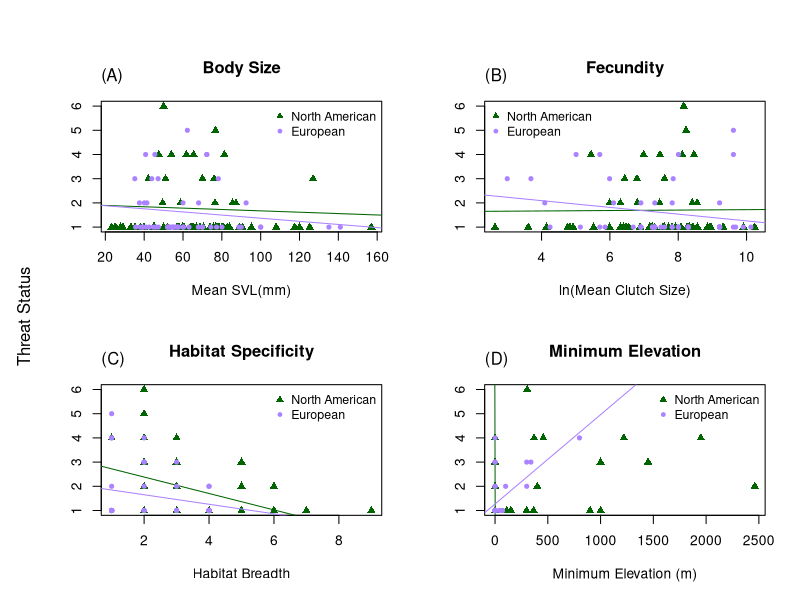
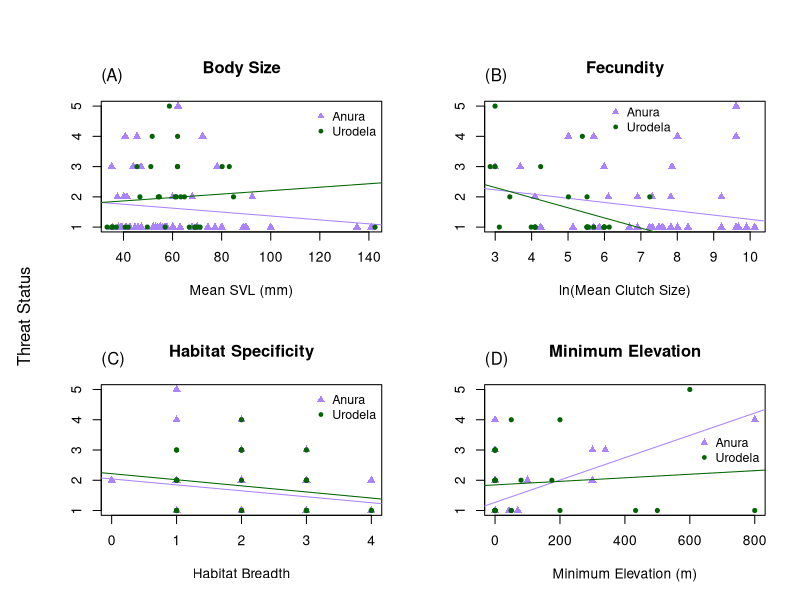

Source code (R) for these figures, in order: (Note: this script raises an error after producing the figures.)
# ENEC 395 Undergraduate Research 
# Alicia Wood
# 3/20/17
# Correlates of Extinction Risk in European and North American Amphibians



### Setting my working directory to the folder where all of my data and code are stored

setwd('~/Desktop/Extinction-Risk')

library(dplyr)
library(tidyr)



### Reading in raw data files

NAfrogs = read.table("NorthAmericanFrogs.txt", header=T, sep = '\t', quote = "\"")
NApaired = read.table("NorthAmericanFrogsPaired.txt", header=T, sep='\t', quote = "\"")
EuroAmphib = read.table("EuropeanAmphibians.txt", header=T, sep = '\t', quote = "\"", 
                        na.strings = "DD")
Taxonomy = read.table("Taxonomy.txt", header=T, sep = '\t', quote = "\"")



### Simplifying and preparing data for analysis

#Creating Habitat Breadth columns in both datasets
EuroAmphib$Forest <- apply(EuroAmphib[,c(123:131)], 1, sum)
EuroAmphib$Forest[EuroAmphib$Forest > 0] <- 1
EuroAmphib$Savanna <- apply(EuroAmphib[,c(132:133)], 1, sum)
EuroAmphib$Savanna[EuroAmphib$Savanna > 0] <- 1
EuroAmphib$Shrubland <- apply(EuroAmphib[,c(134:141)], 1, sum)
EuroAmphib$Shrubland[EuroAmphib$Shrubland > 0] <- 1
EuroAmphib$Grassland <- apply(EuroAmphib[,c(142:148)], 1, sum)
EuroAmphib$Grassland[EuroAmphib$Grassland > 0] <- 1
EuroAmphib$Wetlands <- apply(EuroAmphib[,c(149:164)], 1, sum)
EuroAmphib$Wetlands[EuroAmphib$Wetlands > 0] <- 1
EuroAmphib$RockyAreas[EuroAmphib$Habitat_RockyAreas_inland_cliffs_moutain_peaks == 1] <- 1
EuroAmphib$RockyAreas[EuroAmphib$Habitat_RockyAreas_inland_cliffs_moutain_peaks == 0] <- 0
EuroAmphib$Caves <- apply(EuroAmphib[,c(166:167)], 1, sum)
EuroAmphib$Caves[EuroAmphib$Caves > 0] <- 1
EuroAmphib$Deserts <- apply(EuroAmphib[,c(168:170)], 1, sum)
EuroAmphib$Deserts[EuroAmphib$Deserts > 0] <- 1
EuroAmphib$ArtificialTerrestrial <- apply(EuroAmphib[,c(171:176)], 1, sum)
EuroAmphib$ArtificialTerrestrial[EuroAmphib$ArtificialTerrestrial > 0] <- 1
EuroAmphib$Other[EuroAmphib$Habitat_Other_dunes == 1] <- 1
EuroAmphib$Other[EuroAmphib$Habitat_Other_dunes == 0] <- 0
EuroAmphib$HabitatBreadth <- apply(EuroAmphib[,c(255:264)], 1, sum)
NAfrogs$HabitatBreadth <- apply(NAfrogs[,c(22:33)], 1, sum)

#Condensing mean max and min Clutch Size into 1 mean Clutch Size column for NA dataset
NAfrogs$ClutchSize <- ifelse(is.na(NAfrogs$MeanClutchSize), ifelse(is.na(NAfrogs$MaxClutchSize), 
                      ifelse(is.na(NAfrogs$MinClutchSize), NA, NAfrogs$MinClutchSize),
                      ifelse(is.na(NAfrogs$MinClutchSize), NAfrogs$MaxClutchSize, 
                      rowMeans(NAfrogs[,c("MinClutchSize", "MaxClutchSize")]))), 
                      NAfrogs$MeanClutchSize)

#Simplifying NAfrogs SVL data into 1 Mean SVL column
NAfrogs$SVLunspecified <- ifelse(is.na(NAfrogs$MeanSVL_Unspecified_mm), 
                                 ifelse(is.na(NAfrogs$MaxSVL_Unspecified_mm),
                                        ifelse(is.na(NAfrogs$MinSVL_Unspecified_mm), NA, 
                                               NAfrogs$MinSVL_Unspecified_mm), 
                                        ifelse(is.na(NAfrogs$MinSVL_Unspecified_mm), 
                                               NAfrogs$MaxSVL_Unspecified_mm, 
                                               rowMeans(NAfrogs[,c("MinSVL_Unspecified_mm", 
                                                                   "MaxSVL_Unspecified_mm")]))), 
                                 NAfrogs$MeanSVL_Unspecified_mm)
NAfrogs$SVLfemale <- ifelse(is.na(NAfrogs$MeanSVL_Female_mm), 
                            ifelse(is.na(NAfrogs$MaxSVL_Female_mm), 
                                   ifelse(is.na(NAfrogs$MinSVL_Female_mm), NA, 
                                          NAfrogs$MinSVL_Female_mm), 
                                   ifelse(is.na(NAfrogs$MinSVL_Female_mm), 
                                          NAfrogs$MaxSVL_Female_mm, 
                                          rowMeans(NAfrogs[,c("MinSVL_Female_mm", 
                                                              "MaxSVL_Female_mm")]))), 
                            NAfrogs$MeanSVL_Female_mm)
NAfrogs$SVLmale <- ifelse(is.na(NAfrogs$MeanSVL_Male_mm), 
                          ifelse(is.na(NAfrogs$MaxSVL_Male_mm), 
                                 ifelse(is.na(NAfrogs$MinSVL_Male_mm), NA, 
                                        NAfrogs$MinSVL_Male_mm), 
                                 ifelse(is.na(NAfrogs$MinSVL_Male_mm), NAfrogs$MaxSVL_Male_mm, 
                                        rowMeans(NAfrogs[,c("MinSVL_Male_mm", 
                                                            "MaxSVL_Male_mm")]))), 
                          NAfrogs$MeanSVL_Male_mm)
NAfrogs$SVLMFmean <- rowMeans(NAfrogs[,c("SVLfemale", "SVLmale")])
NAfrogs$SVL <- ifelse(!is.na(NAfrogs$SVLunspecified) & !is.na(NAfrogs$SVLfemale) & 
                        !is.na(NAfrogs$SVLmale), rowMeans(NAfrogs[,c("SVLunspecified", 
                                                                     "SVLMFmean")]), 
                      ifelse(is.na(NAfrogs$SVLunspecified), 
                             ifelse(is.na(NAfrogs$SVLfemale), 
                                    ifelse(is.na(NAfrogs$SVLmale), NA, NAfrogs$SVLmale), 
                                    ifelse(is.na(NAfrogs$SVLmale), NAfrogs$SVLfemale, 
                                           NAfrogs$SVLMFmean)), NAfrogs$SVLunspecified))



### Organizing Threat Data

# Creating Continuous Threat Status Values in European Dataset
EuroAmphib$threat[EuroAmphib$IUCN_Status_LeastConcern == 1] <- 1
EuroAmphib$threat[EuroAmphib$IUCN_Status_NearThreatened == 1] <- 2
EuroAmphib$threat[EuroAmphib$IUCN_Status_Vulnerable == 1] <- 3
EuroAmphib$threat[EuroAmphib$IUCN_Status_Endangered == 1] <- 4
EuroAmphib$threat[EuroAmphib$IUCN_Status_CriticallyEndangered == 1] <- 5
# Creating Threat status ordinal values
threat = data.frame(IUCN_Threat_Status = c('LC', 'NT', 'VU', 'EN', 'CR', 'EW'),
                    threat = 1:6)



### Joining in taxonomy and threat datasets

NAfrogs <- merge(NAfrogs, Taxonomy, by = "SpeciesName") %>% left_join(threat)
EuroAmphib <- merge(EuroAmphib, Taxonomy, by = "SpeciesName")



### Dividing European dataset into Anura and Urodela order datasets

Efrogs <- EuroAmphib[EuroAmphib$Order == 'Anura',]
Esalamanders <- EuroAmphib[EuroAmphib$Order == 'Urodela',]



##### Plots and Linear Models

## North American and European Anura Comparison
pdf('plots/NA_Eur_anura.pdf', height = 8, width = 10)
par(mfrow=c(2,2), oma = c(0,2,2,0))
# SVL
plot(NAfrogs$SVL, NAfrogs$threat, xlab = "Mean SVL(mm)", ylab = "", 
     main = "Body Size", col = "darkgreen", pch = 17)
lm_svl_na = lm(NAfrogs$threat ~ NAfrogs$SVL)
abline(lm_svl_na, col = "darkgreen")
summary(lm_svl_na)
points(Efrogs$SVL_Unspecified_mm, Efrogs$threat, 
       col = "mediumpurple1", pch = 20)
lm_svl_e = lm(Efrogs$threat ~ Efrogs$SVL_Unspecified_mm)
abline(lm_svl_e, col = "mediumpurple1")
summary(lm_svl_e)
legend("topright", c("North American", "European"), pch = c(17,20), 
       col = c("darkgreen", "mediumpurple1"), cex = 0.9, bty = "n")
mtext("(A)", 3, adj = 0, line = 1)
# Clutch Size
plot(log(NAfrogs$ClutchSize), NAfrogs$threat, xlab = "ln(Mean Clutch Size)", ylab = "", 
     main = "Fecundity", col = "darkgreen", pch = 17)
lm_cs_na = lm(NAfrogs$threat ~ log(NAfrogs$ClutchSize))
abline(lm_cs_na, col = "darkgreen")
summary(lm_cs_na)
points(log(Efrogs$Number_of_eggs_or_offspring), Efrogs$threat, 
       col = "mediumpurple1", pch = 20)
lm_cs_e = lm(Efrogs$threat ~ log(Efrogs$Number_of_eggs_or_offspring))
abline(lm_cs_e, col = "mediumpurple1")
summary(lm_cs_e)
legend("topleft", c("North American", "European"), pch = c(17,20), 
       col = c("darkgreen", "mediumpurple1"), cex = 0.9, bty = "n")
mtext("(B)", 3, adj = 0, line = 1)
# Habitat Breadth
plot(NAfrogs$HabitatBreadth, NAfrogs$threat, xlab = "Habitat Breadth", ylab = "", 
     main = "Habitat Specificity", col = "darkgreen", pch = 17)
lm_hb_na = lm(NAfrogs$threat ~ NAfrogs$HabitatBreadth)
abline(lm_hb_na, col = "darkgreen")
summary(lm_hb_na)
points(Efrogs$HabitatBreadth, Efrogs$threat, 
       col = "mediumpurple1", pch = 20)
lm_hb_e = lm(Efrogs$threat ~ Efrogs$HabitatBreadth)
abline(lm_hb_e, col = "mediumpurple1")
summary(lm_hb_e)
legend("topright", c("North American", "European"), pch = c(17,20), 
       col = c("darkgreen", "mediumpurple1"), cex = 0.9, bty = "n")
mtext("(C)", 3, adj = 0, line = 1)
# Minimum Elevation
plot(NAfrogs$MinElevation_m, NAfrogs$threat, xlab = "Minimum Elevation (m)", 
     ylab = "", main = "Minimum Elevation", 
     col = "darkgreen", pch = 17)
lm_me_na = lm(NAfrogs$threat ~ NAfrogs$MinElevation_m)
abline(lm_me_na, col = "darkgreen")
summary(lm_me_na)
points(Efrogs$Altitude_min, Efrogs$threat, col = "mediumpurple1", pch = 20)
lm_me_e = lm(Efrogs$threat ~ Efrogs$Altitude_min)
abline(lm_me_e, col = "mediumpurple1")
summary(lm_me_e)
legend("topright", c("North American", "European"), pch = c(17,20), 
       col = c("darkgreen", "mediumpurple1"), cex = 0.9, bty = "n")
mtext("(D)", 3, adj = 0, line = 1)
mtext("Threat Status", side = 2, outer = TRUE)
dev.off()

# Multi-Variable Linear Model North American Frogs
Multi_lm_na = lm(NAfrogs$threat ~ NAfrogs$SVL + NAfrogs$ClutchSize + 
                   NAfrogs$HabitatBreadth + NAfrogs$MinElevation_m)
summary(Multi_lm_na)
# Multi-Variable Linear Model European Frogs
Multi_lm_e = lm(Efrogs$threat ~ Efrogs$SVL_Unspecified_mm + 
                  Efrogs$Number_of_eggs_or_offspring + 
                  Efrogs$HabitatBreadth + Efrogs$Altitude_min)
summary(Multi_lm_e)


## European Anura and Urodela Comparison
pdf('plots/EurF_EurS.pdf', height = 8, width = 10)
par(mfrow=c(2,2), oma = c(0,2,2,0))
# SVL
plot(Efrogs$SVL_Unspecified_mm, Efrogs$threat, xlab = "Mean SVL (mm)", ylab = "", 
     col = "mediumpurple1", main = "Body Size", pch = 17)
lm_svl_f = lm(Efrogs$threat ~ Efrogs$SVL_Unspecified_mm)
abline(lm_svl_f, col = "mediumpurple1")
summary(lm_svl_f)
points(Esalamanders$SVL_Unspecified_mm, Esalamanders$threat, 
       col = "darkgreen", pch = 20)
lm_svl_s = lm(Esalamanders$threat ~ Esalamanders$SVL_Unspecified_mm)
abline(lm_svl_s, col = "darkgreen")
summary(lm_svl_s)
legend("topright", c("Anura", "Urodela"), pch = c(17,20), 
       col = c("mediumpurple1", "darkgreen"), cex = 0.9, bty = "n")
mtext("(A)", 3, adj = 0, line = 1)
# Clutch Size
plot(log(Efrogs$Number_of_eggs_or_offspring), Efrogs$threat, xlab = "ln(Mean Clutch Size)", 
     ylab = "", col = "mediumpurple1", main = "Fecundity", pch = 17)
lm_cs_f = lm(Efrogs$threat ~ log(Efrogs$Number_of_eggs_or_offspring))
abline(lm_cs_f, col = "mediumpurple1")
summary(lm_cs_f)
points(log(Esalamanders$Number_of_eggs_or_offspring), Esalamanders$threat, 
       col = "darkgreen", pch = 20)
lm_cs_s = lm(Esalamanders$threat ~ log(Esalamanders$Number_of_eggs_or_offspring))
abline(lm_cs_s, col = "darkgreen")
summary(lm_cs_s)
legend(6,5.3, c("Anura", "Urodela"), pch = c(17,20), 
       col = c("mediumpurple1", "darkgreen"), cex = 0.9, bty = "n")
mtext("(B)", 3, adj = 0, line = 1)
# Habitat Breadth
plot(Efrogs$HabitatBreadth, Efrogs$threat, xlab = "Habitat Breadth", 
     ylab = "", col = "mediumpurple1", main = "Habitat Specificity", pch = 17)
lm_hb_f = lm(Efrogs$threat ~ Efrogs$HabitatBreadth)
abline(lm_hb_f, col = "mediumpurple1")
summary(lm_hb_f)
points(Esalamanders$HabitatBreadth, Esalamanders$threat, 
       col = "darkgreen", pch = 20)
lm_hb_s = lm(Esalamanders$threat ~ Esalamanders$HabitatBreadth)
abline(lm_hb_s, col = "darkgreen")
summary(lm_hb_s)
legend("topright", c("Anura", "Urodela"), pch = c(17,20), 
       col = c("mediumpurple1", "darkgreen"), cex = 0.9, bty = "n")
mtext("(C)", 3, adj = 0, line = 1)
# Minimum Elevation
plot(Efrogs$Altitude_min, Efrogs$threat, xlab = "Minimum Elevation (m)", 
     ylab = "", col = "mediumpurple1", 
     main = "Minimum Elevation", pch = 17)
lm_me_f = lm(Efrogs$threat ~ Efrogs$Altitude_min)
abline(lm_me_f, col = "mediumpurple1")
summary(lm_me_f)
points(Esalamanders$Altitude_min, Esalamanders$threat, 
       col = "darkgreen", pch = 20)
lm_me_s = lm(Esalamanders$threat ~ Esalamanders$Altitude_min)
abline(lm_me_s, col = "darkgreen")
summary(lm_me_s)
legend("right", c("Anura", "Urodela"), pch = c(17,20), 
       col = c("mediumpurple1", "darkgreen"), cex = 0.9, bty = "n")
mtext("(D)", 3, adj = 0, line = 1)
mtext("Threat Status", outer = TRUE, side = 2)
dev.off()

# Multi-Variable Linear Model European Frogs
Multi_lm_e = lm(Efrogs$threat ~ Efrogs$SVL_Unspecified_mm + 
                  Efrogs$Number_of_eggs_or_offspring + 
                  Efrogs$HabitatBreadth + Efrogs$Altitude_min)
summary(Multi_lm_e)
# Multi-Variable Linear Model European Salamanders
Multi_lm_s = lm(Esalamanders$threat ~ Esalamanders$SVL_Unspecified_mm + 
                  Esalamanders$Number_of_eggs_or_offspring + 
                  Esalamanders$HabitatBreadth + 
                  Esalamanders$Altitude_min)
summary(Multi_lm_s)



#### Paired Analysis

#preparing the paired dataset
NApaired$HabitatBreadth1 <- apply(NApaired[,c(24:35)], 1, sum)
NApaired$HabitatBreadth2 <- apply(NApaired[,c(63:74)], 1, sum)

NApaired$ClutchSize1 <- ifelse(is.na(NApaired$MeanClutchSize1), 
                               ifelse(is.na(NApaired$MaxClutchSize1), 
                                      ifelse(is.na(NApaired$MinClutchSize1), NA, 
                                             NApaired$MinClutchSize1), 
                                      ifelse(is.na(NApaired$MinClutchSize1), 
                                             NApaired$MaxClutchSize1, 
                                             rowMeans(NApaired[,c("MinClutchSize1", 
                                                                  "MaxClutchSize1")]))), 
                               NApaired$MeanClutchSize1)
NApaired$ClutchSize2 <- ifelse(is.na(NApaired$MeanClutchSize2), 
                               ifelse(is.na(NApaired$MaxClutchSize2), 
                                      ifelse(is.na(NApaired$MinClutchSize2), NA, 
                                             NApaired$MinClutchSize2), 
                                      ifelse(is.na(NApaired$MinClutchSize2), 
                                             NApaired$MaxClutchSize2, 
                                             rowMeans(NApaired[,c("MinClutchSize2", 
                                                                  "MaxClutchSize2")]))), 
                               NApaired$MeanClutchSize2)

NApaired$SVLunspecified1 <- ifelse(is.na(NApaired$MeanSVL_Unspecified_mm1), 
                                   ifelse(is.na(NApaired$MaxSVL_Unspecified_mm1), 
                                          ifelse(is.na(NApaired$MinSVL_Unspecified_mm1), NA, 
                                                 NApaired$MinSVL_Unspecified_mm1), 
                                          ifelse(is.na(NApaired$MinSVL_Unspecified_mm1), 
                                                 NApaired$MaxSVL_Unspecified_mm1, 
                                                 rowMeans(NApaired[,c("MinSVL_Unspecified_mm1", 
                                                                      "MaxSVL_Unspecified_mm1")]))), 
                                   NApaired$MeanSVL_Unspecified_mm1)
NApaired$SVLfemale1 <- ifelse(is.na(NApaired$MeanSVL_Female_mm1), 
                              ifelse(is.na(NApaired$MaxSVL_Female_mm1), 
                                     ifelse(is.na(NApaired$MinSVL_Female_mm1), NA, 
                                            NApaired$MinSVL_Female_mm1), 
                                     ifelse(is.na(NApaired$MinSVL_Female_mm1), 
                                            NApaired$MaxSVL_Female_mm1, 
                                            rowMeans(NApaired[,c("MinSVL_Female_mm1", 
                                                                 "MaxSVL_Female_mm1")]))), 
                              NApaired$MeanSVL_Female_mm1)
NApaired$SVLmale1 <- ifelse(is.na(NApaired$MeanSVL_Male_mm1), 
                            ifelse(is.na(NApaired$MaxSVL_Male_mm1), 
                                   ifelse(is.na(NApaired$MinSVL_Male_mm1), NA, 
                                          NApaired$MinSVL_Male_mm1), 
                                   ifelse(is.na(NApaired$MinSVL_Male_mm1), 
                                          NApaired$MaxSVL_Male_mm1, 
                                          rowMeans(NApaired[,c("MinSVL_Male_mm1", 
                                                               "MaxSVL_Male_mm1")]))), 
                            NApaired$MeanSVL_Male_mm1)
NApaired$SVLMFmean1 <- rowMeans(NApaired[,c("SVLfemale1", "SVLmale1")])
NApaired$SVL1 <- ifelse(!is.na(NApaired$SVLunspecified1) & !is.na(NApaired$SVLfemale1) & 
                          !is.na(NApaired$SVLmale1),
                        rowMeans(NApaired[,c("SVLunspecified1", "SVLMFmean1")]), 
                        ifelse(is.na(NApaired$SVLunspecified1), 
                               ifelse(is.na(NApaired$SVLfemale1), 
                                      ifelse(is.na(NApaired$SVLmale1), NA, 
                                             NApaired$SVLmale1), 
                                      ifelse(is.na(NApaired$SVLmale1), 
                                             NApaired$SVLfemale1, NApaired$SVLMFmean1)), 
                               NApaired$SVLunspecified1))
NApaired$SVLunspecified2 <- ifelse(is.na(NApaired$MeanSVL_Unspecified_mm2), 
                                   ifelse(is.na(NApaired$MaxSVL_Unspecified_mm2), 
                                          ifelse(is.na(NApaired$MinSVL_Unspecified_mm2), NA, 
                                                 NApaired$MinSVL_Unspecified_mm2), 
                                          ifelse(is.na(NApaired$MinSVL_Unspecified_mm2), 
                                                 NApaired$MaxSVL_Unspecified_mm2, 
                                                 rowMeans(NApaired[,c("MinSVL_Unspecified_mm2", 
                                                                      "MaxSVL_Unspecified_mm2")]))), 
                                   NApaired$MeanSVL_Unspecified_mm2)
NApaired$SVLfemale2 <- ifelse(is.na(NApaired$MeanSVL_Female_mm2), 
                              ifelse(is.na(NApaired$MaxSVL_Female_mm2), 
                                     ifelse(is.na(NApaired$MinSVL_Female_mm2), NA, 
                                            NApaired$MinSVL_Female_mm2), 
                                     ifelse(is.na(NApaired$MinSVL_Female_mm2), 
                                            NApaired$MaxSVL_Female_mm2, 
                                            rowMeans(NApaired[,c("MinSVL_Female_mm2", 
                                                                 "MaxSVL_Female_mm2")]))), 
                              NApaired$MeanSVL_Female_mm2)
NApaired$SVLmale2 <- ifelse(is.na(NApaired$MeanSVL_Male_mm2), 
                            ifelse(is.na(NApaired$MaxSVL_Male_mm2), 
                                   ifelse(is.na(NApaired$MinSVL_Male_mm2), NA, 
                                          NApaired$MinSVL_Male_mm2), 
                                   ifelse(is.na(NApaired$MinSVL_Male_mm2), 
                                          NApaired$MaxSVL_Male_mm2, 
                                          rowMeans(NApaired[,c("MinSVL_Male_mm2", 
                                                               "MaxSVL_Male_mm2")]))), 
                            NApaired$MeanSVL_Male_mm2)
NApaired$SVLMFmean2 <- rowMeans(NApaired[,c("SVLfemale2", "SVLmale2")])
NApaired$SVL2 <- ifelse(!is.na(NApaired$SVLunspecified2) & !is.na(NApaired$SVLfemale2) & 
                          !is.na(NApaired$SVLmale2), 
                        rowMeans(NApaired[,c("SVLunspecified2", "SVLMFmean2")]), 
                        ifelse(is.na(NApaired$SVLunspecified2), 
                               ifelse(is.na(NApaired$SVLfemale2), 
                                      ifelse(is.na(NApaired$SVLmale2), NA, 
                                             NApaired$SVLmale2), 
                                      ifelse(is.na(NApaired$SVLmale2), NApaired$SVLfemale2, 
                                             NApaired$SVLMFmean2)), NApaired$SVLunspecified2))

## Wilcoxon Tests
wilcox.test(NApaired$SVL1, NApaired$SVL2, paired = TRUE)
wilcox.test(NApaired$ClutchSize1, NApaired$ClutchSize2, paired = TRUE)
wilcox.test(NApaired$HabitatBreadth1, NApaired$HabitatBreadth2, paired = TRUE)
wilcox.test(NApaired$MinElevation_m1, NApaired$MinElevation_m2, paired = TRUE)

## Creating Ratio Columns
NApaired$SVLratio = NApaired$SVL1 / NApaired$SVL2
NApaired$ClutchSizeratio = NApaired$ClutchSize1 / NApaired$ClutchSize2
NApaired$HabitatBreadthratio = NApaired$HabitatBreadth1 / NApaired$HabitatBreadth2
NApaired$MinElevationratio = (NApaired$MinElevation_m1 + 1) / (NApaired$MinElevation_m2 + 1)

## Paired Ratio Boxplots
pdf('plots/pairedratio.pdf', height = 8, width = 10)
boxplot(log(NApaired[, c('SVLratio', 'ClutchSizeratio', 
                     'HabitatBreadthratio', "MinElevationratio")]), 
        names = c("Mean SVL (mm)", "Mean Clutch Size", 
                  "Habitat Breadth", "Minimum Elevation (m)"))
abline(h=0, col = "blue")
text(x=1, y=4, labels = "P = 0.417")
text(x=2, y=4, labels = "P = 0.073")
text(x=3, y=4, labels = "P = 0.023")
text(x=4, y=4, labels = "P = 0.018")
dev.off()
